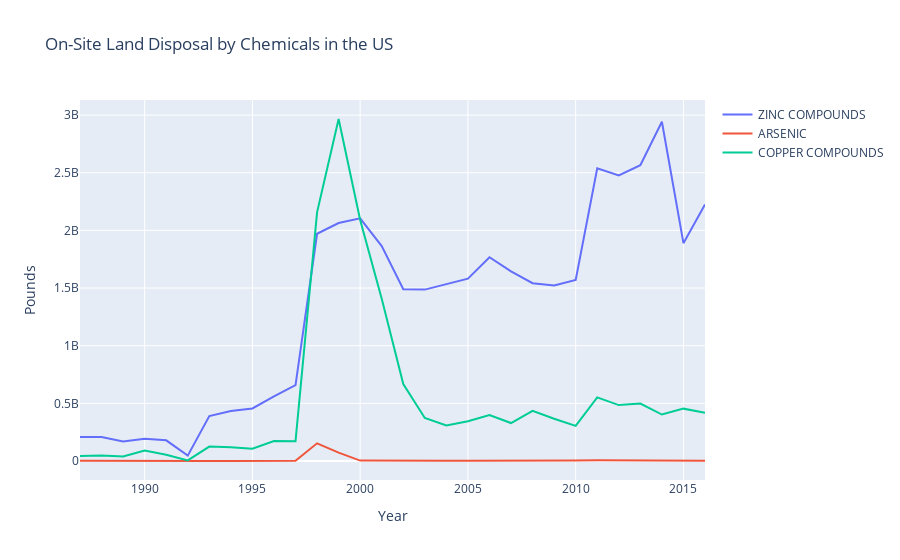

This figure's notebook cell:
### Code cell
#plot on site land disposal chemicals over time
temp = final_data.groupby(['CHEMICAL', 'YEAR']).agg({'TOTAL_RELEASES': 'sum'})
temp = temp.reset_index()

traces = []
for i in ['ZINC COMPOUNDS',
         'ARSENIC','COPPER COMPOUNDS']:
    temp_ = temp[temp['CHEMICAL'] == i]
    trace = go.Scatter(x=temp_['YEAR'], y=temp_['TOTAL_RELEASES'], name=i)
    traces.append(trace)
    
layout = go.Layout(title='On-Site Land Disposal by Chemicals in the US',
                  yaxis=dict(title='Pounds'), xaxis=dict(title='Year'))    
fig = go.Figure(data = traces, layout=layout)
py.iplot(fig)
